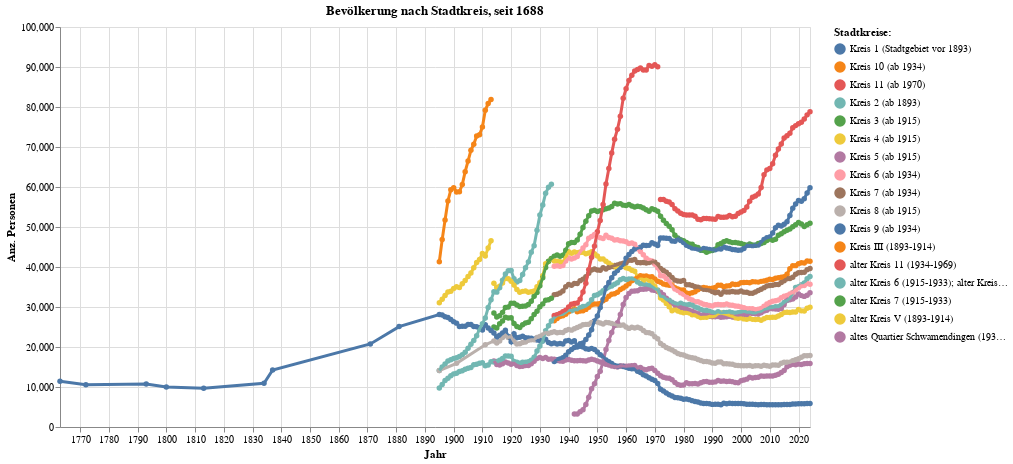

Notebook source saved alongside this figure:
### Code cell
grafik2 =mypy_dv.plot_altair_multiline_highlight(
    data = myAgg2.reset_index().query('sum_WBev>30')
    ,x = 'StichtagDatJahr:T'
    ,x_beschriftung = 'Jahr'
    ,y = 'sum_WBev:Q'
    ,y_beschriftung = 'Anz. Personen'
    ,category = 'RAUM_LANG:N'
    ,category_beschriftung= 'Stadtkreise:'
    , myTitle="Bevölkerung nach Stadtkreis, seit "+data_min_date
    #, myTitle="Bevölkerung nach Stadtkreis, 1920-1980"
)
grafik2

### Figure 1 — Vega-Lite specification as saved in the notebook (floating-point values rounded to 4 significant figures; data arrays with more than 128 entries replaced by an {"elided": "..."} marker saying what was removed)
{"config": {"view": {"continuousWidth": 300, "continuousHeight": 300}}, "layer": [{"mark": {"type": "circle"}, "encoding": {"color": {"field": "RAUM_LANG", "legend": {"orient": "right", "title": "Stadtkreise:"}, "type": "nominal"}, "opacity": {"value": 1.3}, "tooltip": [{"field": "StichtagDatJahr", "type": "temporal"}, {"field": "RAUM_LANG", "type": "nominal"}, {"field": "sum_WBev", "type": "quantitative"}], "x": {"axis": {"title": "Jahr"}, "field": "StichtagDatJahr", "type": "temporal"}, "y": {"axis": {"title": "Anz. Personen"}, "field": "sum_WBev", "type": "quantitative"}}, "name": "view_2", "title": "Bevölkerung nach Stadtkreis, seit 1688"}, {"mark": {"type": "line"}, "encoding": {"color": {"field": "RAUM_LANG", "legend": {"orient": "right", "title": "Stadtkreise:"}, "type": "nominal"}, "size": {"condition": {"test": {"not": {"param": "param_2"}}, "value": 1.2}, "value": 3}, "tooltip": [{"field": "StichtagDatJahr", "type": "temporal"}, {"field": "RAUM_LANG", "type": "nominal"}, {"field": "sum_WBev", "type": "quantitative"}], "x": {"axis": {"title": "Jahr"}, "field": "StichtagDatJahr", "type": "temporal"}, "y": {"axis": {"title": "Anz. Personen"}, "field": "sum_WBev", "type": "quantitative"}}, "title": "Bevölkerung nach Stadtkreis, seit 1688"}], "data": {"name": "data-f28317f98cd4f9e8d18ab8589d7148c9"}, "height": 400, "params": [{"name": "param_2", "select": {"type": "point", "fields": ["RAUM_LANG:N"], "nearest": true, "on": "pointerover"}, "views": ["view_2"]}], "width": 750, "$schema": "https://vega.github.io/schema/vega-lite/v5.8.0.json", "datasets": {"data-f28317f98cd4f9e8d18ab8589d7148c9": {"elided": "1348 records"}}}
